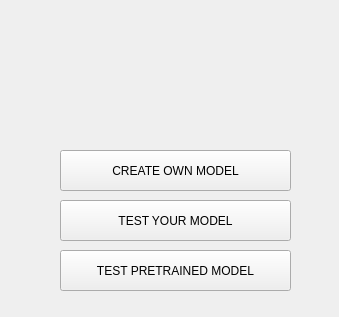
<?xml version="1.0" encoding="UTF-8"?>
<ui version="4.0">
 <class>Form</class>
 <widget class="QWidget" name="Form">
  <property name="windowModality">
   <enum>Qt::WindowModal</enum>
  </property>
  <property name="geometry">
   <rect>
    <x>0</x>
    <y>0</y>
    <width>339</width>
    <height>317</height>
   </rect>
  </property>
  <property name="windowTitle">
   <string>DeepFED Deep Facial Emotion Detection</string>
  </property>
  <widget class="QFrame" name="frame">
   <property name="geometry">
    <rect>
     <x>-10</x>
     <y>-10</y>
     <width>450</width>
     <height>360</height>
    </rect>
   </property>
   <property name="autoFillBackground">
    <bool>false</bool>
   </property>
   <property name="frameShape">
    <enum>QFrame::StyledPanel</enum>
   </property>
   <property name="frameShadow">
    <enum>QFrame::Raised</enum>
   </property>
   <widget class="QPushButton" name="button1">
    <property name="geometry">
     <rect>
      <x>70</x>
      <y>160</y>
      <width>231</width>
      <height>41</height>
     </rect>
    </property>
    <property name="text">
     <string>CREATE OWN MODEL</string>
    </property>
   </widget>
   <widget class="QPushButton" name="button2">
    <property name="enabled">
     <bool>true</bool>
    </property>
    <property name="geometry">
     <rect>
      <x>70</x>
      <y>210</y>
      <width>231</width>
      <height>41</height>
     </rect>
    </property>
    <property name="text">
     <string>TEST YOUR MODEL</string>
    </property>
   </widget>
   <widget class="QPushButton" name="button3">
    <property name="geometry">
     <rect>
      <x>70</x>
      <y>260</y>
      <width>231</width>
      <height>41</height>
     </rect>
    </property>
    <property name="text">
     <string>TEST PRETRAINED MODEL</string>
    </property>
   </widget>
   <widget class="QLabel" name="label">
    <property name="geometry">
     <rect>
      <x>20</x>
      <y>30</y>
      <width>311</width>
      <height>81</height>
     </rect>
    </property>
    <property name="maximumSize">
     <size>
      <width>99999</width>
      <height>99999</height>
     </size>
    </property>
    <property name="text">
     <string/>
    </property>
    <property name="pixmap">
     <pixmap>GUIandData/torch.png</pixmap>
    </property>
    <property name="scaledContents">
     <bool>true</bool>
    </property>
   </widget>
   <widget class="QLabel" name="label_2">
    <property name="enabled">
     <bool>true</bool>
    </property>
    <property name="geometry">
     <rect>
      <x>-10</x>
      <y>-10</y>
      <width>450</width>
      <height>380</height>
     </rect>
    </property>
    <property name="frameShape">
     <enum>QFrame::NoFrame</enum>
    </property>
    <property name="frameShadow">
     <enum>QFrame::Plain</enum>
    </property>
    <property name="text">
     <string/>
    </property>
    <property name="pixmap">
     <pixmap>GUIandData/torchback.png</pixmap>
    </property>
    <property name="scaledContents">
     <bool>true</bool>
    </property>
   </widget>
   <zorder>label_2</zorder>
   <zorder>button1</zorder>
   <zorder>button2</zorder>
   <zorder>button3</zorder>
   <zorder>label</zorder>
  </widget>
 </widget>
 <resources>
  <include location="GUIandData/resourcefile.qrc"/>
 </resources>
 <connections/>
</ui>
